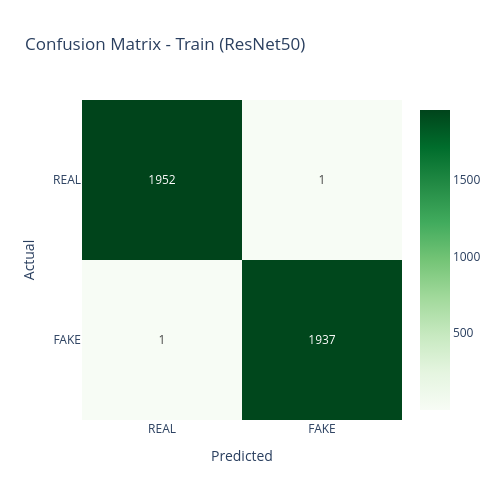
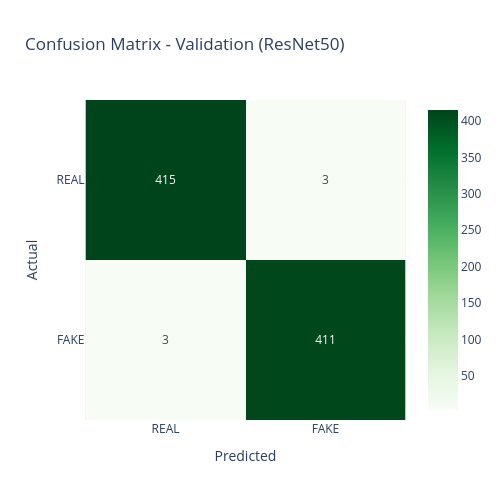
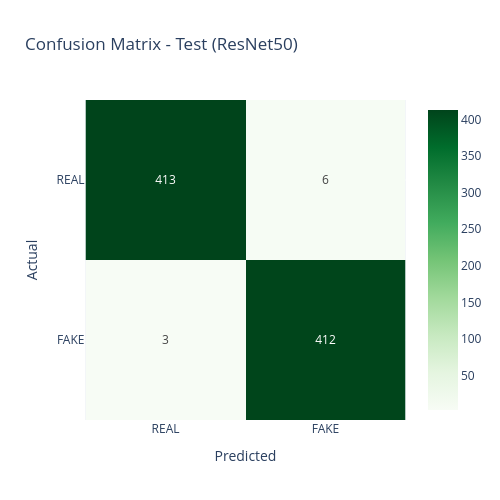

Notebook source saved alongside these figures, in order:
### Markdown cell above
### ResNet Model:

### Code cell
# Train Confusion Matrix
cm_resnet_train = confusion_matrix(
                        resnet_train_results["labels"],
                        resnet_train_results["preds"]
)

resnet_train_fig = px.imshow(
                            cm_resnet_train,
                            text_auto=True,
                            x=['REAL', 'FAKE'],
                            y=['REAL', 'FAKE'],
                            color_continuous_scale='Greens',
                            title='Confusion Matrix - Train (ResNet50)'
)

resnet_train_fig.update_layout( height = 500, width = 500,
                                xaxis_title='Predicted',
                                yaxis_title='Actual'
)

resnet_train_fig.show()

joblib.dump(resnet_train_fig, r"C:\Users\jagad\Documents\my_classes\Tasks\my_projects\Deep_Fake_project_final\models\confu_resnet_train_fig.pkl")
print(" confusion resnet_train_fig saved as pkl file")



# Validation Confusion Matrix
cm_resnet_val = confusion_matrix(
                        resnet_val_results["labels"],
                        resnet_val_results["preds"]
)

resnet_val_fig = px.imshow(
                            cm_resnet_val,
                            text_auto=True,
                            x=['REAL', 'FAKE'],
                            y=['REAL', 'FAKE'],
                            color_continuous_scale='Greens',
                            title='Confusion Matrix - Validation (ResNet50)'
)

resnet_val_fig.update_layout( height = 500, width = 500,
                                xaxis_title='Predicted',
                                yaxis_title='Actual'
)

resnet_val_fig.show()

joblib.dump(resnet_val_fig, r"C:\Users\jagad\Documents\my_classes\Tasks\my_projects\Deep_Fake_project_final\models\confu_resnet_val_fig.pkl")
print(" confusion resnet_val_fig saved as pkl file")




# Test Confusion Matrix
cm_resnet_test = confusion_matrix(
                          resnet_test_results["labels"],
                          resnet_test_results["preds"]
)

resnet_test_fig = px.imshow(
                            cm_resnet_test,
                            text_auto=True,
                            x=['REAL', 'FAKE'],
                            y=['REAL', 'FAKE'],
                            color_continuous_scale='Greens',
                            title='Confusion Matrix - Test (ResNet50)'
)

resnet_test_fig.update_layout( height = 500, width = 500,
                                xaxis_title='Predicted',
                                yaxis_title='Actual'
)

resnet_test_fig.show()

joblib.dump(resnet_test_fig, r"C:\Users\jagad\Documents\my_classes\Tasks\my_projects\Deep_Fake_project_final\models\confu_resnet_test_fig.pkl")
print(" confusion resnet_test_fig saved as pkl file")

### Figure 1 — Plotly figure (JSON) as saved in the notebook; plotly's stock layout.template omitted (floating-point values rounded to 4 significant figures)
{"data": [{"coloraxis": "coloraxis", "hovertemplate": "x: %{x}<br>y: %{y}<br>color: %{z}<extra></extra>", "name": "0", "texttemplate": "%{z}", "type": "heatmap", "x": ["REAL", "FAKE"], "xaxis": "x", "y": ["REAL", "FAKE"], "yaxis": "y", "z": [[1952, 1], [1, 1937]]}], "layout": {"coloraxis": {"autocolorscale": false, "colorscale": [[0, "rgb(247,252,245)"], [0.125, "rgb(229,245,224)"], [0.25, "rgb(199,233,192)"], [0.375, "rgb(161,217,155)"], [0.5, "rgb(116,196,118)"], [0.625, "rgb(65,171,93)"], [0.75, "rgb(35,139,69)"], [0.875, "rgb(0,109,44)"], [1, "rgb(0,68,27)"]]}, "height": 500, "title": {"text": "Confusion Matrix - Train (ResNet50)"}, "width": 500, "xaxis": {"anchor": "y", "constrain": "domain", "domain": [0, 1], "scaleanchor": "y", "title": {"text": "Predicted"}}, "yaxis": {"anchor": "x", "autorange": "reversed", "constrain": "domain", "domain": [0, 1], "title": {"text": "Actual"}}}}

### Figure 2 — Plotly figure (JSON) as saved in the notebook; plotly's stock layout.template omitted (floating-point values rounded to 4 significant figures)
{"data": [{"coloraxis": "coloraxis", "hovertemplate": "x: %{x}<br>y: %{y}<br>color: %{z}<extra></extra>", "name": "0", "texttemplate": "%{z}", "type": "heatmap", "x": ["REAL", "FAKE"], "xaxis": "x", "y": ["REAL", "FAKE"], "yaxis": "y", "z": [[415, 3], [3, 411]]}], "layout": {"coloraxis": {"autocolorscale": false, "colorscale": [[0, "rgb(247,252,245)"], [0.125, "rgb(229,245,224)"], [0.25, "rgb(199,233,192)"], [0.375, "rgb(161,217,155)"], [0.5, "rgb(116,196,118)"], [0.625, "rgb(65,171,93)"], [0.75, "rgb(35,139,69)"], [0.875, "rgb(0,109,44)"], [1, "rgb(0,68,27)"]]}, "height": 500, "title": {"text": "Confusion Matrix - Validation (ResNet50)"}, "width": 500, "xaxis": {"anchor": "y", "constrain": "domain", "domain": [0, 1], "scaleanchor": "y", "title": {"text": "Predicted"}}, "yaxis": {"anchor": "x", "autorange": "reversed", "constrain": "domain", "domain": [0, 1], "title": {"text": "Actual"}}}}

### Figure 3 — Plotly figure (JSON) as saved in the notebook; plotly's stock layout.template omitted (floating-point values rounded to 4 significant figures)
{"data": [{"coloraxis": "coloraxis", "hovertemplate": "x: %{x}<br>y: %{y}<br>color: %{z}<extra></extra>", "name": "0", "texttemplate": "%{z}", "type": "heatmap", "x": ["REAL", "FAKE"], "xaxis": "x", "y": ["REAL", "FAKE"], "yaxis": "y", "z": [[413, 6], [3, 412]]}], "layout": {"coloraxis": {"autocolorscale": false, "colorscale": [[0, "rgb(247,252,245)"], [0.125, "rgb(229,245,224)"], [0.25, "rgb(199,233,192)"], [0.375, "rgb(161,217,155)"], [0.5, "rgb(116,196,118)"], [0.625, "rgb(65,171,93)"], [0.75, "rgb(35,139,69)"], [0.875, "rgb(0,109,44)"], [1, "rgb(0,68,27)"]]}, "height": 500, "title": {"text": "Confusion Matrix - Test (ResNet50)"}, "width": 500, "xaxis": {"anchor": "y", "constrain": "domain", "domain": [0, 1], "scaleanchor": "y", "title": {"text": "Predicted"}}, "yaxis": {"anchor": "x", "autorange": "reversed", "constrain": "domain", "domain": [0, 1], "title": {"text": "Actual"}}}}
